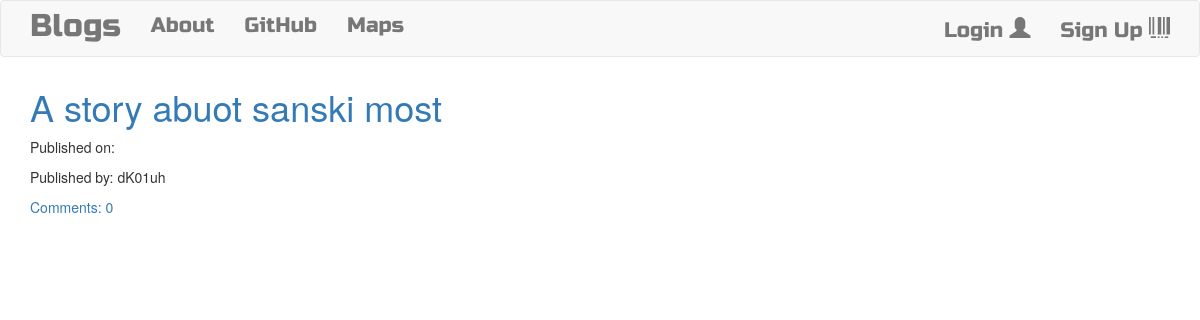
Page /drafts on the committed database.
### blog/models.py (models this page shows, shortened)
class Post(models.Model):
    author = models.ForeignKey('auth.User', on_delete=models.CASCADE) # this is not gonna be the usual case when dealing with apps which have multiuser .../ connected to a super user on the web site
    title = models.CharField(max_length=200)
    text = models.TextField()
    create_date = models.DateTimeField(default=timezone.now)
    published_date = models.DateTimeField(blank=True, null=True)
    def approve_comments(self):
        return self.comments.filter(approved_comment=True)

### blog/views.py (the view)
# urls.py: path('drafts', views.DraftListView.as_view(), name='post_draft_list'),
class DraftListView(ListView, LoginRequiredMixin):
    login_url = '/login/'
    redirect_field_name = 'blog/post_list.html'
    model = Post
    def get_queryset(self):
        return Post.objects.filter(published_date__isnull=True).order_by('-create_date')

### blog/templates/blog/post_list.html
{% extends "blog/base.html" %}
{% block content %}
    <div class="centerstage">
        {% for post in post_list %}
            <div class="post">
                <h1><a href="{% url 'post_detail' pk=post.pk %}">{{ post.title }}</a></h1>
                <div class="date">
                    <p>Published on: {{ post.published_date|date:"D M Y" }}</p>
                    <p>Published by: {{ post.author }}</p>
                </div>
                <a href="{% url 'post_detail' pk=post.pk %}">Comments: {{post.approve_comments.count}}</a>
            </div>
        {% endfor %}
    </div>
{% endblock %}

### blog/static/css/blog.css (style rules this page uses)
.centerstage { margin-left: auto; margin-right: auto; }
.loader { filter:hue-rotate(0deg); color:linear-gradient(45deg,#0f8,#08f); animation:hue 10000ms infinite linear; }

### rows in the picture
Post: title "A story abuot sanski most", author "dK01uh", approve_comments.count "0"
